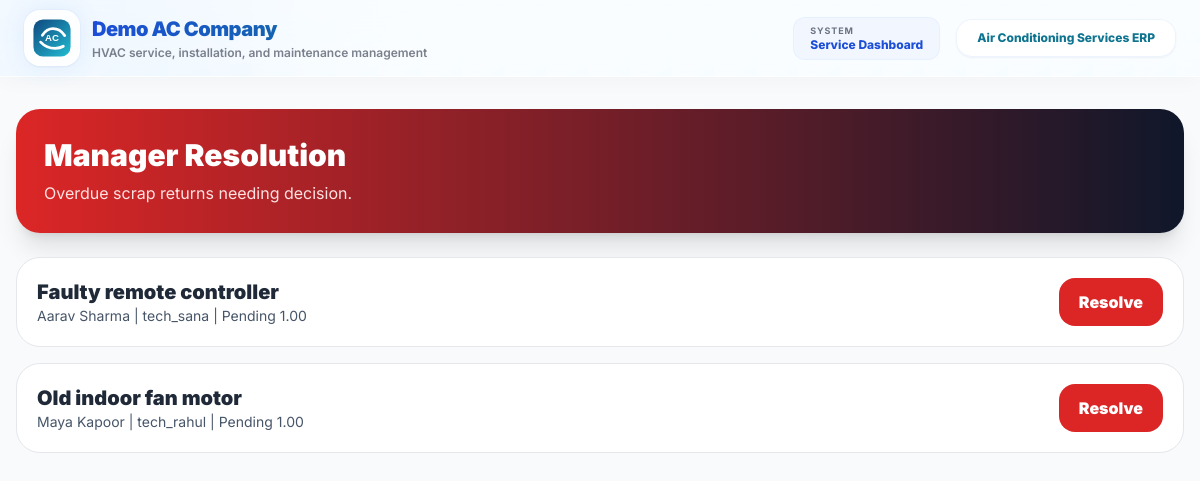
The page /store/scrap-returns/resolution/ (signed in) on the database its author committed.
### store/models.py (models this page shows, shortened)
class ScrapReturnRecord(models.Model):
    CONDITION_CHOICES = (
        ("SCRAP", "Scrap"),
        ("REUSABLE", "Reusable"),
        ("DAMAGED", "Damaged"),
        ("LOST", "Lost"),
    )
    STATUS_CHOICES = (
        ("PENDING", "Pending"),
        ("PARTIALLY_RETURNED", "Partially Returned"),
        ("RETURNED", "Returned"),
        ("LOST", "Lost"),
        ("WAIVED", "Waived"),
        ("DEDUCTED", "Deducted From Technician"),
        ("APPROVED_LOSS", "Approved Loss"),
    )
    material_issue = models.ForeignKey("material_issue.MaterialIssue", on_delete=models.SET_NULL, blank=True, null=True, related_name="scrap_return_records")
    customer = models.ForeignKey("customers.Customer", on_delete=models.SET_NULL, blank=True, null=True, related_name="scrap_return_records")
    project = models.ForeignKey(CustomerProject, on_delete=models.SET_NULL, blank=True, null=True, related_name="scrap_return_records")
    project_reference = models.CharField(max_length=220, blank=True, null=True)
    complaint_or_job_reference = models.CharField(max_length=220, blank=True, null=True)
    technician = models.ForeignKey(User, on_delete=models.SET_NULL, blank=True, null=True, related_name="scrap_return_records")
    item_name = models.CharField(max_length=220)
    quantity_expected = models.DecimalField(max_digits=12, decimal_places=2)
    quantity_received = models.DecimalField(max_digits=12, decimal_places=2, default=0)
    condition = models.CharField(max_length=20, choices=CONDITION_CHOICES, default="SCRAP")
    approx_value = models.DecimalField(max_digits=12, decimal_places=2, default=0)
    due_return_date = models.DateField()
    status = models.CharField(max_length=30, choices=STATUS_CHOICES, default="PENDING")
    remarks = models.TextField(blank=True, null=True)
    approved_by = models.ForeignKey(User, on_delete=models.SET_NULL, blank=True, null=True, related_name="approved_scrap_return_records")
    created_by = models.ForeignKey(User, on_delete=models.SET_NULL, blank=True, null=True, related_name="created_scrap_return_records")
    created_at = models.DateTimeField(auto_now_add=True)
    updated_at = models.DateTimeField(auto_now=True)
    class Meta:
        ordering = ["-due_return_date", "-id"]
    @property
    def quantity_pending(self):
        pending = self.quantity_expected - self.quantity_received
        return pending if pending > 0 else Decimal("0.00")
    @property
    def is_overdue(self):
        from django.utils import timezone
        return self.due_return_date < timezone.localdate() and self.status in {"PENDING", "PARTIALLY_RETURNED"}

### customers/models.py (models this page shows, shortened)
class Customer(models.Model):
    CUSTOMER_CATEGORY_CHOICES = (
        ("GENERAL", "General Customer"),
        ("WARRANTY", "Warranty Customer"),
        ("AMC", "AMC Customer"),
    )
    customer_id = models.CharField(max_length=20, unique=True, blank=True)
    customer_category = models.CharField(
        max_length=20,
        choices=CUSTOMER_CATEGORY_CHOICES,
        default="GENERAL"
    )
    customer_name = models.CharField(max_length=200)
    company_name = models.CharField(max_length=200, blank=True, null=True)
    phone_number = models.CharField(max_length=15)
    whatsapp_number = models.CharField(max_length=15, blank=True, null=True)
    email = models.EmailField(blank=True, null=True)
    gst_number = models.CharField(max_length=30, blank=True, null=True)
    address = models.TextField(blank=True, null=True)
    landmark = models.CharField(max_length=200, blank=True, null=True)
    city = models.CharField(max_length=100, blank=True, null=True)
    state = models.CharField(max_length=100, blank=True, null=True)
    pincode = models.CharField(max_length=10, blank=True, null=True)
    remarks = models.TextField(blank=True, null=True)
    warranty_start_date = models.DateField(blank=True, null=True)
    warranty_end_date = models.DateField(blank=True, null=True)
    amc_start_date = models.DateField(blank=True, null=True)
    amc_end_date = models.DateField(blank=True, null=True)
    is_active = models.BooleanField(default=True)
    created_by = models.ForeignKey(
        User,
        on_delete=models.SET_NULL,
        blank=True,
        null=True,
        related_name="created_customers"
    )
    created_at = models.DateTimeField(auto_now_add=True)
    updated_at = models.DateTimeField(auto_now=True)
    class Meta:
        ordering = ["-id"]

### store/views.py (the view)
# urls.py: path("scrap-returns/resolution/", views.scrap_resolution, name="scrap_resolution"),
@login_required
def scrap_resolution(request):
    if not user_is_owner_manager(request):
        messages.error(request, "Only Owner/Manager can resolve scrap losses.")
        return redirect("scrap_return_list")
    records = [record for record in ScrapReturnRecord.objects.select_related("technician", "customer", "project").filter(status__in=["PENDING", "PARTIALLY_RETURNED"]) if record.is_overdue]
    return render(request, "scrap_resolution.html", {"records": records})

### puriaccooling/context_processors.py (called while the page is built)
def branding(request):
    return {"BRAND": APP_BRANDING}

### store/views.py (called while the page is built)
def user_is_owner_manager(request):
    role = getattr(getattr(request.user, "profile", None), "role", "")
    return request.user.is_superuser or role in {"CEO", "MANAGER"}

### templates/scrap_resolution.html (shortened to what this page needs)
{% extends 'base.html' %}
{% block content %}<div class="min-h-screen bg-slate-50 px-4 py-8"><div class="max-w-7xl mx-auto"><div class="bg-gradient-to-r from-red-600 to-slate-900 rounded-3xl p-7 shadow-xl mb-6"><h1 class="text-3xl font-black text-white">Manager Resolution</h1><p class="text-red-100 mt-2">Overdue scrap returns needing decision.</p></div><div class="space-y-4">{% for record in records %}<div class="bg-white rounded-3xl border p-5"><div class="flex flex-col md:flex-row md:justify-between gap-4"><div><p class="text-xl font-black">{{ record.item_name }}</p><p class="text-sm text-slate-600">{{ record.customer.customer_name|default:record.project_reference }} | {{ record.technician.username|default:'-' }} | Pending {{ record.quantity_pending }}</p></div><a href="{% url 'scrap_return_detail' record.id %}" class="bg-red-600 text-white rounded-2xl px-5 py-3 font-black text-center">Resolve</a></div></div>{% empty %}<div class="bg-white rounded-3xl border p-8 text-center font-bold text-slate-500">No overdue scrap returns.</div>{% endfor %}</div></div></div>{% endblock %}

### templates/base.html (style rules this page uses)
body { font-family: 'Inter', sans-serif; scroll-behavior: smooth; }
.soft-grid { background-image: linear-gradient(rgba(59, 130, 246, 0.08) 1px, transparent 1px), linear-gradient(90deg, rgba(59, 130, 246, 0.08) 1px, transparent 1px); background-size: 42px 42px; }

### rows shown on the page
ScrapReturnRecord: item_name "Faulty remote controller", customer.customer_name "Aarav Sharma", technician.username "tech_sana", quantity_pending "1.00"
ScrapReturnRecord: item_name "Old indoor fan motor", customer.customer_name "Maya Kapoor", technician.username "tech_rahul", quantity_pending "1.00"

### other values the page prints
{{ BRAND.TAGLINE }} "HVAC service, installation, and maintenance management"
{{ BRAND.APP_NAME }} "Air Conditioning Services ERP"
